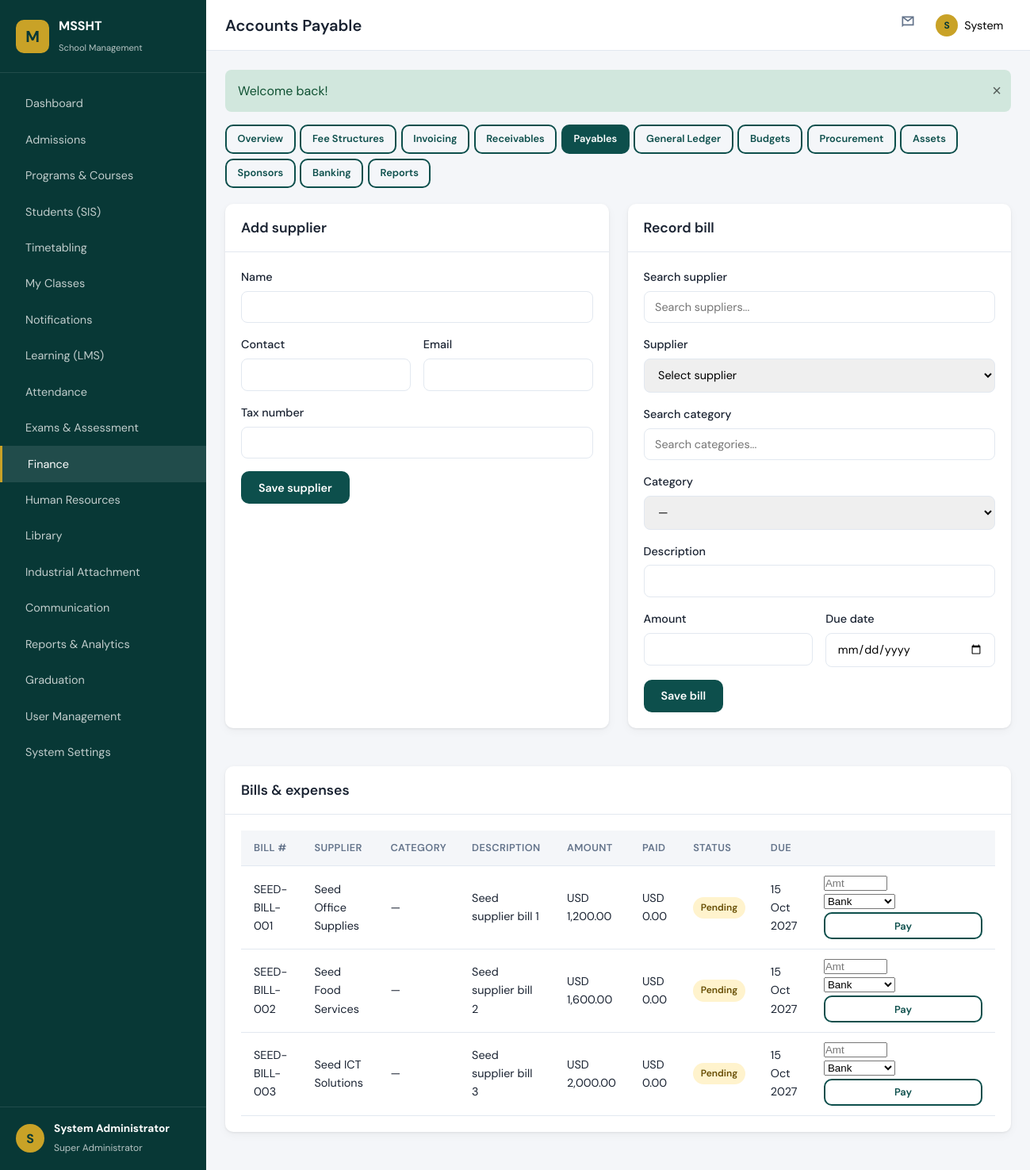
/modules/finance/payables.php (signed in), run on the app's committed database.
### tables this page shows
CREATE TABLE `payables` (
  `id` int(10) unsigned NOT NULL AUTO_INCREMENT,
  `bill_number` varchar(30) NOT NULL,
  `supplier_id` int(10) unsigned NOT NULL,
  `category_id` int(10) unsigned DEFAULT NULL,
  `description` varchar(255) NOT NULL,
  `amount` decimal(14,2) NOT NULL,
  `amount_paid` decimal(14,2) DEFAULT 0.00,
  `currency` enum('USD','ZWL') DEFAULT 'USD',
  `due_date` date NOT NULL,
  `status` enum('pending','partial','paid','cancelled') DEFAULT 'pending',
  `created_by` int(10) unsigned DEFAULT NULL,
  `created_at` timestamp NOT NULL DEFAULT current_timestamp(),
  PRIMARY KEY (`id`),
  UNIQUE KEY `bill_number` (`bill_number`),
  KEY `supplier_id` (`supplier_id`),
  KEY `category_id` (`category_id`),
  CONSTRAINT `payables_ibfk_1` FOREIGN KEY (`supplier_id`) REFERENCES `suppliers` (`id`),
  CONSTRAINT `payables_ibfk_2` FOREIGN KEY (`category_id`) REFERENCES `expense_categories` (`id`) ON DELETE SET NULL
);

CREATE TABLE `suppliers` (
  `id` int(10) unsigned NOT NULL AUTO_INCREMENT,
  `code` varchar(30) NOT NULL,
  `name` varchar(200) NOT NULL,
  `contact_person` varchar(120) DEFAULT NULL,
  `email` varchar(150) DEFAULT NULL,
  `phone` varchar(30) DEFAULT NULL,
  `tax_number` varchar(50) DEFAULT NULL,
  `bank_name` varchar(100) DEFAULT NULL,
  `bank_account` varchar(80) DEFAULT NULL,
  `is_active` tinyint(1) DEFAULT 1,
  `created_at` timestamp NOT NULL DEFAULT current_timestamp(),
  PRIMARY KEY (`id`),
  UNIQUE KEY `code` (`code`)
);

### modules/finance/payables.php (the view, shortened to what this page needs)
<?php
$db = getDB();
$bills = $db->query(
    'SELECT pb.*, s.name AS supplier_name, ec.name AS category_name FROM payables pb
     JOIN suppliers s ON s.id = pb.supplier_id
     LEFT JOIN expense_categories ec ON ec.id = pb.category_id
     ORDER BY pb.due_date'
)->fetchAll();
require_once __DIR__ . '/../../includes/header.php';
require __DIR__ . '/../../includes/finance-nav.php';
?>
<div class="dashboard-grid">
    <div class="card"><div class="card-header"><h2>Add supplier</h2></div>
    <div class="card-body"><form method="post">
        <div class="form-group"><label>Name</label><input name="name" required></div>
        <div class="form-row">
            <div class="form-group"><label>Contact</label><input name="contact_person"></div>
            <div class="form-group"><label>Email</label><input type="email" name="email"></div>
        </div>
        <div class="form-group"><label>Tax number</label><input name="tax_number"></div>
        <button type="submit" class="btn btn-primary">Save supplier</button>
    </form></div></div>
    <div class="card"><div class="card-header"><h2>Record bill</h2></div>
    <div class="card-body"><form method="post">
        <div class="form-group"><label>Search supplier</label><input type="text" id="supplierSearch" placeholder="Search suppliers..."></div>
        <div class="form-group"><label>Supplier</label><select name="supplier_id" id="supplierSelect" required><option value="">Select supplier</option></select></div>
        <div class="form-group"><label>Search category</label><input type="text" id="categorySearch" placeholder="Search categories..."></div>
        <div class="form-group"><label>Category</label><select name="category_id" id="categorySelect"><option value="">—</option></select></div>
        <div class="form-group"><label>Description</label><input name="description" required></div>
        <div class="form-row">
            <div class="form-group"><label>Amount</label><input type="number" step="0.01" name="amount" required></div>
            <div class="form-group"><label>Due date</label><input type="date" name="due_date" required></div>
        </div>
        <button type="submit" class="btn btn-primary">Save bill</button>
    </form></div></div>
</div>
<div class="card" style="margin-top:1.5rem;"><div class="card-header"><h2>Bills &amp; expenses</h2></div>
<div class="card-body table-wrap"><table class="data-table">
<thead><tr><th>Bill #</th><th>Supplier</th><th>Category</th><th>Description</th><th>Amount</th><th>Paid</th><th>Status</th><th>Due</th><th></th></tr></thead>
<tbody>
<?php foreach ($bills as $b): ?>
<tr>
    <td><?= e($b['bill_number']) ?></td><td><?= e($b['supplier_name']) ?></td><td><?= e($b['category_name'] ?? '—') ?></td>
    <td><?= e($b['description']) ?></td><td><?= formatMoney((float)$b['amount'], $b['currency'] ?? 'USD') ?></td>
    <td><?= formatMoney((float)$b['amount_paid'], $b['currency'] ?? 'USD') ?></td>
    <td><?= statusBadge($b['status']) ?></td><td><?= formatDate($b['due_date']) ?></td>
    <td><?php if ($b['status'] !== 'paid'): ?><form method="post" class="form-row" style="gap:.25rem;">
        <input type="number" step="0.01" name="amount" style="width:80px;" placeholder="Amt" required>
        <select name="payment_method" style="width:90px;"><option value="bank">Bank</option><option value="cash">Cash</option></select>
        <button class="btn btn-sm btn-outline">Pay</button>
    </form><?php endif; ?></td>
</tr>
<?php endforeach; ?>
</tbody></table></div></div>
<?php require_once __DIR__ . '/../../includes/footer.php'; ?>

### includes/helpers.php (shortened to what this page needs)
<?php
function e(?string $value): string
{
    return htmlspecialchars($value ?? '', ENT_QUOTES, 'UTF-8');
}
function formatDate(?string $date, string $format = 'd M Y'): string
{
    return date($format, strtotime($date));
}
function formatMoney(float $amount, string $currency = 'USD'): string
{
    return $currency . ' ' . number_format($amount, 2);
}
function statusBadge(string $status): string
{
    $map = [
        'pending'      => 'badge-warning',
        'under_review' => 'badge-info',
        'approved'     => 'badge-success',
        'rejected'     => 'badge-danger',
        'active'       => 'badge-success',
        'inactive'     => 'badge-secondary',
        'paid'         => 'badge-success',
        'partial'      => 'badge-warning',
        'overdue'      => 'badge-danger',
        'open'         => 'badge-success',
        'closed'       => 'badge-secondary',
    ];
    $class = $map[$status] ?? 'badge-secondary';
    return '<span class="badge ' . $class . '">' . e(ucfirst(str_replace('_', ' ', $status))) . '</span>';
}

### assets/css/main.css (style rules this page uses)
:root { --color-primary: #0d4f4c; --color-primary-dark: #083836; --color-primary-light: #1a7a75; --color-accent: #c9a227; --color-accent-light: #e8c547; --color-bg: #f4f6f9; --color-surface: #ffffff; --color-text: #1a2332; --color-text-muted: #64748b; --color-border: #e2e8f0; --color-danger: #dc3545; --color-success: #198754; --color-warning: #ffc107; --color-info: #0dcaf0; --sidebar-width: 260px; --topbar-height: 64px; --radius: 10px; --shadow: 0 1px 3px rgba(0,0,0,.08), 0 4px 12px rgba(0,0,0,.04); --font-sans: 'DM Sans', system-ui, sans-serif; --font-display: 'Playfair Display', Georgia, serif; }
*, *::before, *::after { box-sizing: border-box; margin: 0; padding: 0; }
html { font-size: 16px; scroll-behavior: smooth; }
body { font-family: var(--font-sans); color: var(--color-text); background: var(--color-bg); line-height: 1.6; }
.btn { display: inline-flex; align-items: center; justify-content: center; gap: .5rem; padding: .6rem 1.25rem; border-radius: var(--radius); font-weight: 600; font-size: .9rem; border: 2px solid transparent; cursor: pointer; transition: all .2s; font-family: inherit; }
.btn-primary { background: var(--color-primary); color: #fff; }
.btn-outline { background: transparent; border-color: var(--color-primary); color: var(--color-primary); }
.btn-sm { padding: .4rem .85rem; font-size: .8rem; }
.card { background: var(--color-surface); border-radius: var(--radius); box-shadow: var(--shadow); margin-bottom: 1.5rem; }
.card-header { padding: 1rem 1.25rem; border-bottom: 1px solid var(--color-border); display: flex; align-items: center; justify-content: space-between; }
.card-header h2 { font-size: 1.1rem; font-weight: 600; }
.card-body { padding: 1.25rem; }
.dashboard-grid { display: grid; grid-template-columns: repeat(auto-fit, minmax(320px, 1fr)); gap: 1.5rem; }
.table-wrap { overflow-x: auto; }
table.data-table { width: 100%; border-collapse: collapse; font-size: .9rem; }
table.data-table th, table.data-table td { padding: .75rem 1rem; text-align: left; border-bottom: 1px solid var(--color-border); }
table.data-table th { background: var(--color-bg); font-weight: 600; font-size: .8rem; text-transform: uppercase; letter-spacing: .03em; color: var(--color-text-muted); }
.form-group { margin-bottom: 1rem; }
.form-group label { display: block; margin-bottom: .35rem; font-weight: 500; font-size: .9rem; }
.form-group input, .form-group select, .form-group textarea { width: 100%; padding: .65rem .85rem; border: 1px solid var(--color-border); border-radius: 8px; font-family: inherit; font-size: .9rem; transition: border-color .2s; }
.form-row { display: grid; grid-template-columns: repeat(auto-fit, minmax(200px, 1fr)); gap: 1rem; }
.badge { display: inline-block; padding: .25rem .6rem; border-radius: 20px; font-size: .75rem; font-weight: 600; }
.badge-warning { background: #fff3cd; color: #664d03; }

### data on the page
payables: bill_number "SEED-BILL-001", supplier.name "Seed Office Supplies", category_name "—", description "Seed supplier bill 1", amount+currency "USD 1,200.00", amount_paid+currency "USD 0.00", status "Pending", due_date "15 Oct 2027"
payables: bill_number "SEED-BILL-002", supplier.name "Seed Food Services", category_name "—", description "Seed supplier bill 2", amount+currency "USD 1,600.00", amount_paid+currency "USD 0.00", status "Pending", due_date "15 Oct 2027"
payables: bill_number "SEED-BILL-003", supplier.name "Seed ICT Solutions", category_name "—", description "Seed supplier bill 3", amount+currency "USD 2,000.00", amount_paid+currency "USD 0.00", status "Pending", due_date "15 Oct 2027"

### other printed values
$item['label'] "Dashboard"
$item['label'] "Admissions"
$item['label'] "Programs & Courses"
$item['label'] "Students (SIS)"
$item['label'] "Timetabling"
$item['label'] "My Classes"
$item['label'] "Notifications"
$item['label'] "Learning (LMS)"
$item['label'] "Attendance"
$item['label'] "Exams & Assessment"
$item['label'] "Finance"
$item['label'] "Human Resources"
$item['label'] "Library"
$item['label'] "Industrial Attachment"
$item['label'] "Communication"
